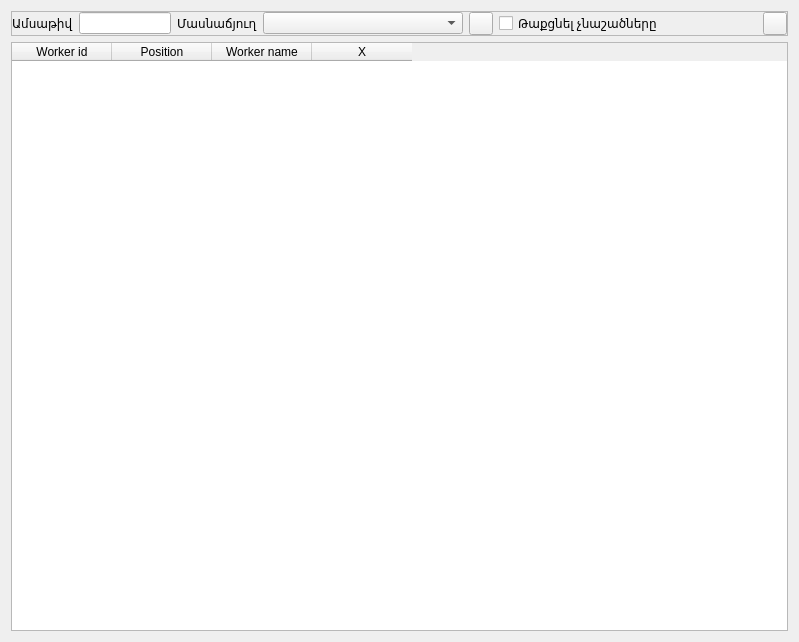
<?xml version="1.0" encoding="UTF-8"?>
<ui version="4.0">
 <class>DlgAttendanceSelectWorkers</class>
 <widget class="QDialog" name="DlgAttendanceSelectWorkers">
  <property name="geometry">
   <rect>
    <x>0</x>
    <y>0</y>
    <width>799</width>
    <height>642</height>
   </rect>
  </property>
  <property name="windowTitle">
   <string>Dialog</string>
  </property>
  <layout class="QVBoxLayout" name="verticalLayout">
   <item>
    <widget class="QFrame" name="frame">
     <property name="frameShape">
      <enum>QFrame::StyledPanel</enum>
     </property>
     <property name="frameShadow">
      <enum>QFrame::Raised</enum>
     </property>
     <layout class="QHBoxLayout" name="horizontalLayout">
      <property name="leftMargin">
       <number>0</number>
      </property>
      <property name="topMargin">
       <number>0</number>
      </property>
      <property name="rightMargin">
       <number>0</number>
      </property>
      <property name="bottomMargin">
       <number>0</number>
      </property>
      <item>
       <widget class="QLabel" name="label">
        <property name="text">
         <string>Ամսաթիվ</string>
        </property>
       </widget>
      </item>
      <item>
       <widget class="EDateEdit" name="leDate">
        <property name="maximumSize">
         <size>
          <width>150</width>
          <height>16777215</height>
         </size>
        </property>
       </widget>
      </item>
      <item>
       <widget class="QLabel" name="label_2">
        <property name="text">
         <string>Մասնաճյուղ</string>
        </property>
       </widget>
      </item>
      <item>
       <widget class="QComboBox" name="cbBranch">
        <property name="minimumSize">
         <size>
          <width>200</width>
          <height>0</height>
         </size>
        </property>
       </widget>
      </item>
      <item>
       <widget class="QToolButton" name="btnRefresh">
        <property name="text">
         <string/>
        </property>
        <property name="icon">
         <iconset resource="res.qrc">
          <normaloff>:/images/refresh.png</normaloff>:/images/refresh.png</iconset>
        </property>
       </widget>
      </item>
      <item>
       <widget class="QCheckBox" name="chHideUnchecked">
        <property name="text">
         <string>Թաքցնել չնաշածները</string>
        </property>
       </widget>
      </item>
      <item>
       <spacer name="horizontalSpacer">
        <property name="orientation">
         <enum>Qt::Horizontal</enum>
        </property>
        <property name="sizeHint" stdset="0">
         <size>
          <width>109</width>
          <height>20</height>
         </size>
        </property>
       </spacer>
      </item>
      <item>
       <widget class="QToolButton" name="btnSave">
        <property name="text">
         <string/>
        </property>
        <property name="icon">
         <iconset resource="res.qrc">
          <normaloff>:/images/save.png</normaloff>:/images/save.png</iconset>
        </property>
       </widget>
      </item>
     </layout>
    </widget>
   </item>
   <item>
    <widget class="EQTableWidget" name="tbl">
     <column>
      <property name="text">
       <string>Worker id</string>
      </property>
     </column>
     <column>
      <property name="text">
       <string>Position</string>
      </property>
     </column>
     <column>
      <property name="text">
       <string>Worker name</string>
      </property>
     </column>
     <column>
      <property name="text">
       <string>X</string>
      </property>
     </column>
    </widget>
   </item>
  </layout>
 </widget>
 <customwidgets>
  <customwidget>
   <class>EDateEdit</class>
   <extends>QLineEdit</extends>
   <header location="global">edateedit.h</header>
  </customwidget>
  <customwidget>
   <class>EQTableWidget</class>
   <extends>QTableWidget</extends>
   <header location="global">eqtablewidget.h</header>
  </customwidget>
 </customwidgets>
 <resources>
  <include location="res.qrc"/>
 </resources>
 <connections/>
</ui>
